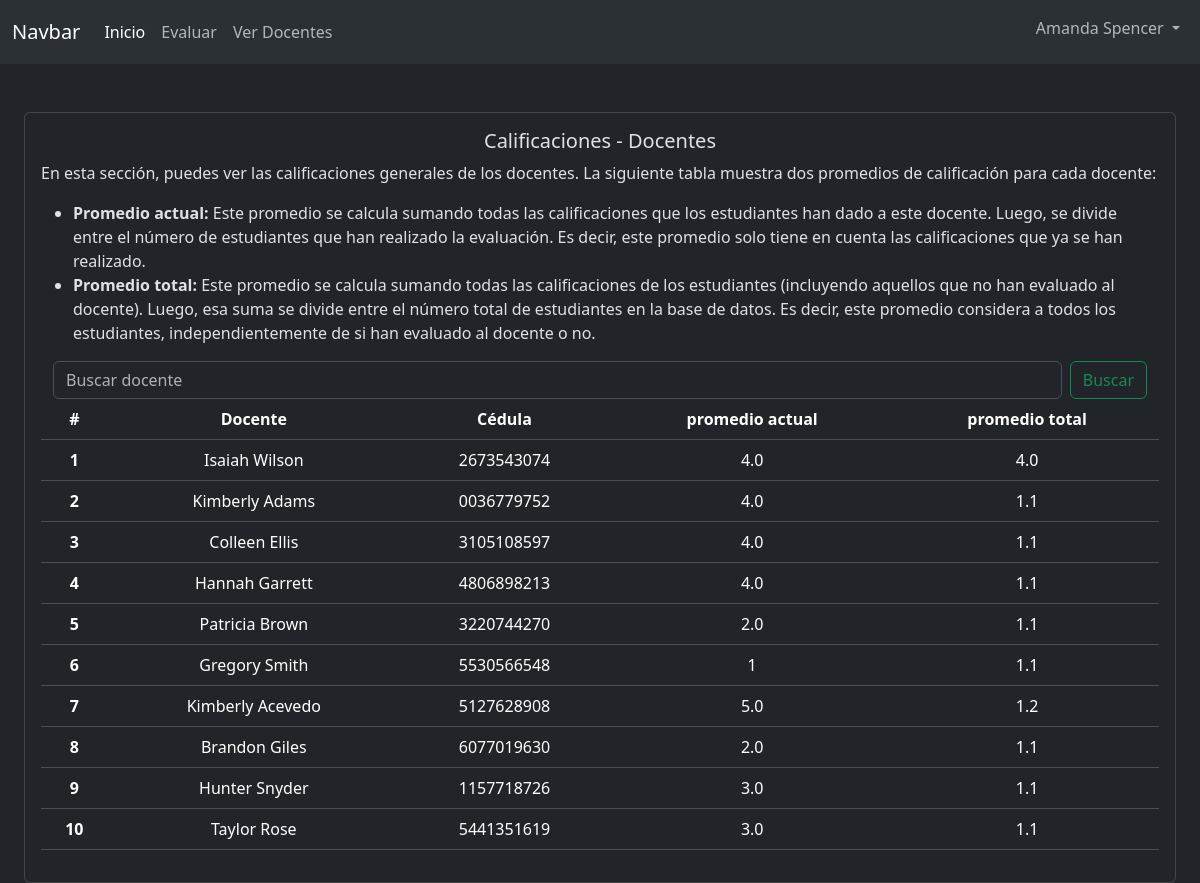
/docentes/listado/ (signed in), run on the app's committed database.
### assessments/models.py (models this page shows)
class Teacher(models.Model):
    first_name = models.CharField(max_length=50)
    last_name = models.CharField(max_length=50)
    dni = models.CharField(
        max_length=10,
        unique=True,
        validators=[
            RegexValidator(
                r"^\d{8,10}$", "La cédula deber ser un numero de max 10 dígitos"
            )
        ],
    )
    def __str__(self):
        return f"{self.first_name} {self.last_name}"

### assessments/views.py (the view)
# urls.py: path("docentes/listado/", views.view_assessments, name="View_assessments"),
@login_required
def view_assessments(request):
    user_name = request.user.first_name + " " + request.user.last_name
    data = {"user_name": user_name}
    query = request.GET.get("query", "").strip()
    if query:
        teachers = Teacher.objects.filter(
            Q(first_name__istartswith=query) | Q(last_name__istartswith=query)
        )
    else:
        teachers = Teacher.objects.all().prefetch_related("assessment_set")
    if not teachers:
        messages.warning(request, "No se encontraron docentes")
        return render(request, "layouts/view_assessment.html", data)
    teacher_data = []
    students_count = Student.objects.count()
    for teacher in teachers:
        current_avg_data = Assessment.objects.filter(teacher=teacher).aggregate(
            rating_avg=Avg("rating"), total=Count("rating")
        )
        current_avg = round(current_avg_data["rating_avg"] or 1, 1)
        total_ratings = current_avg_data["total"]
        sum_missing_ratings = students_count - total_ratings
        if sum_missing_ratings == 0:
            total_avg = current_avg
            teacher_data.append(
                {
                    "teacher": teacher,
                    "current_avg": current_avg,
                    "total_avg": total_avg,
                }
            )
            continue
        """ Calculo promedio total, aunque no hayan calificado se tiene en cuenta
        en este calculo las calificaciones que no se han hecho se tienen en cuenta
        como la calificación mas baja posible """
        total_avg = round(
            (
                ((current_avg + sum_missing_ratings) / students_count)
                if students_count > 0
                else 1
            ),
            1,
        )
        teacher_data.append(
            {
                "teacher": teacher,
                "current_avg": current_avg,
                "total_avg": total_avg,
            }
        )
    data["teacher_data"] = teacher_data
    return render(request, "layouts/view_assessment_page.html", data)

### assessments/templates/layouts/view_assessment_page.html (shortened to what this page needs)
{% extends 'base_html.html' %}
{% block content %}
<header class="">
  {% include "layouts/partials/nav.html" with user_name=user_name %}
</header>
<main class="row justify-content-evenly w-100 mt-5 ps-4">
  <section class="">
    <div class="card" style="width: 100%">
      <div class="card-body">
        <h5 class="card-title text-center">Calificaciones - Docentes</h5>
        <p class="card-text">
          En esta sección, puedes ver las calificaciones generales de los
          docentes. La siguiente tabla muestra dos promedios de calificación
          para cada docente:
        </p>
        <ul>
          <li>
            <strong>Promedio actual:</strong> Este promedio se calcula sumando
            todas las calificaciones que los estudiantes han dado a este
            docente. Luego, se divide entre el número de estudiantes que han
            realizado la evaluación. Es decir, este promedio solo tiene en
            cuenta las calificaciones que ya se han realizado.
          </li>
          <li>
            <strong>Promedio total:</strong> Este promedio se calcula sumando
            todas las calificaciones de los estudiantes (incluyendo aquellos que
            no han evaluado al docente). Luego, esa suma se divide entre el
            número total de estudiantes en la base de datos. Es decir, este
            promedio considera a todos los estudiantes, independientemente de si
            han evaluado al docente o no.
          </li>
        </ul>
        <div class="container-fluid">
          <form
            class="d-flex"
            role="search"
            method="get"
            action="{% url 'View_assessments' %}"
          >
            <input
              class="form-control me-2"
              type="search"
              name="query"
              placeholder="Buscar docente"
              aria-label="Search"
              value="{{ request.GET.query|default:'' }}"
            />
            <button class="btn btn-outline-success" type="submit">
              Buscar
            </button>
          </form>
        </div>
        <table class="table table-hover">
          <thead>
            <tr class="text-center align-middle">
              <th scope="col">#</th>
              <th scope="col">Docente</th>
              <th scope="col">Cédula</th>
              <th scope="col">promedio actual</th>
              <th scope="col">promedio total</th>
            </tr>
          </thead>
          <tbody>
            {% for teacher in teacher_data %}
            <tr
              class="text-center align-middle"
              role="button"
              onclick="window.location.href='{% url 'Teacher_assessments' teacher.teacher.id %}'"
            >
              <th scope="row">{{ teacher.teacher.id }}</th>
              <td>{{ teacher.teacher }}</td>
              <td>{{ teacher.teacher.dni }}</td>
              <td>{{ teacher.current_avg }}</td>
              <td>{{ teacher.total_avg }}</td>
            </tr>
            {% endfor %}
          </tbody>
        </table>
      </div>
    </div>
  </section>
</main>
{% endblock %}

### data on the page
Teacher: teacher.id "1", teacher "Isaiah Wilson", teacher.dni "2673543074", current_avg "4.0", total_avg "4.0"
Teacher: teacher.id "2", teacher "Kimberly Adams", teacher.dni "0036779752", current_avg "4.0", total_avg "1.1"
Teacher: teacher.id "3", teacher "Colleen Ellis", teacher.dni "3105108597", current_avg "4.0", total_avg "1.1"
Teacher: teacher.id "4", teacher "Hannah Garrett", teacher.dni "4806898213", current_avg "4.0", total_avg "1.1"
Teacher: teacher.id "5", teacher "Patricia Brown", teacher.dni "3220744270", current_avg "2.0", total_avg "1.1"
Teacher: teacher.id "6", teacher "Gregory Smith", teacher.dni "5530566548", current_avg "1", total_avg "1.1"
Teacher: teacher.id "7", teacher "Kimberly Acevedo", teacher.dni "5127628908", current_avg "5.0", total_avg "1.2"
Teacher: teacher.id "8", teacher "Brandon Giles", teacher.dni "6077019630", current_avg "2.0", total_avg "1.1"
Teacher: teacher.id "9", teacher "Hunter Snyder", teacher.dni "1157718726", current_avg "3.0", total_avg "1.1"
Teacher: teacher.id "10", teacher "Taylor Rose", teacher.dni "5441351619", current_avg "3.0", total_avg "1.1"

### other printed values
{{ user_name }} "Amanda Spencer"
